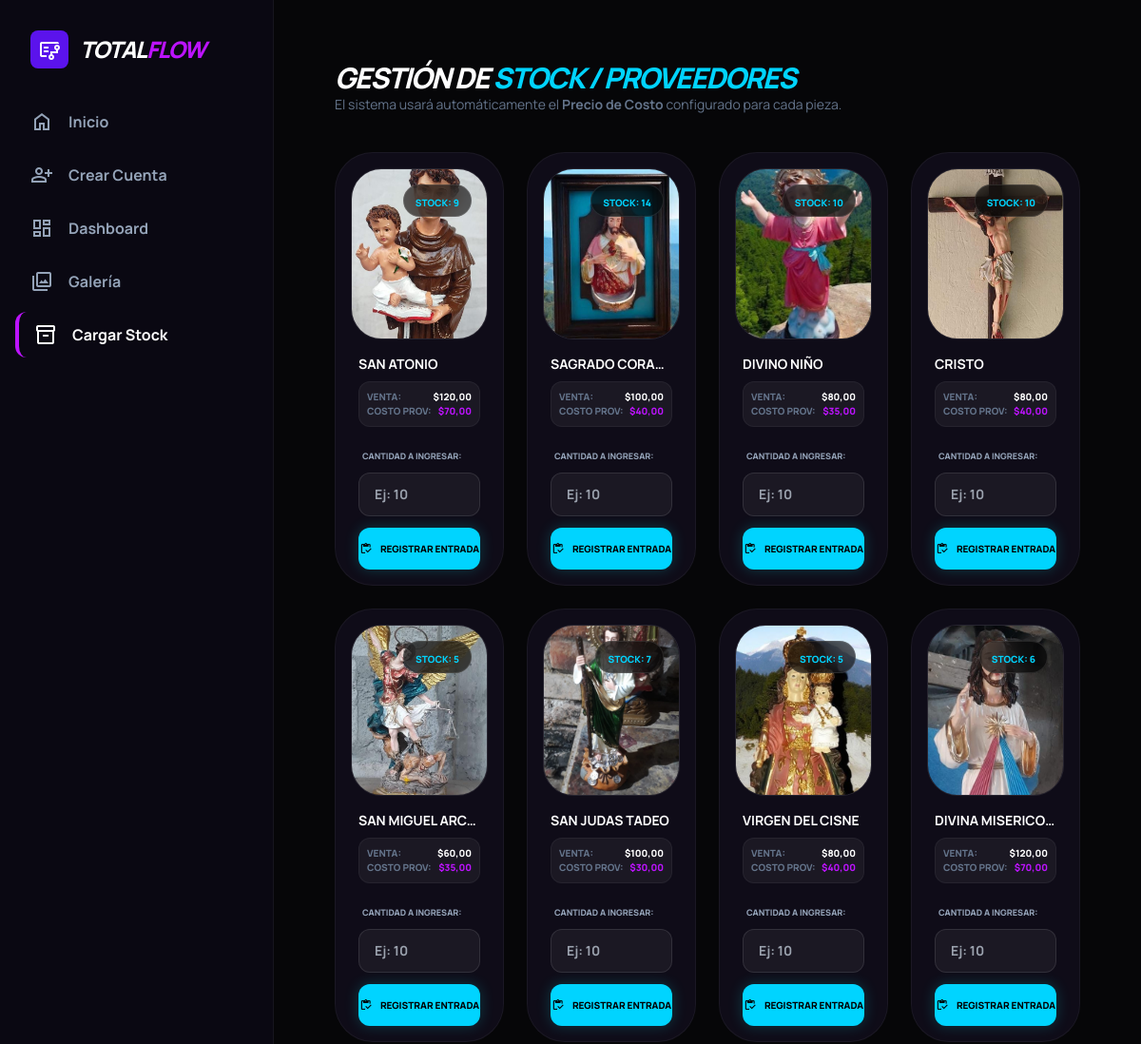
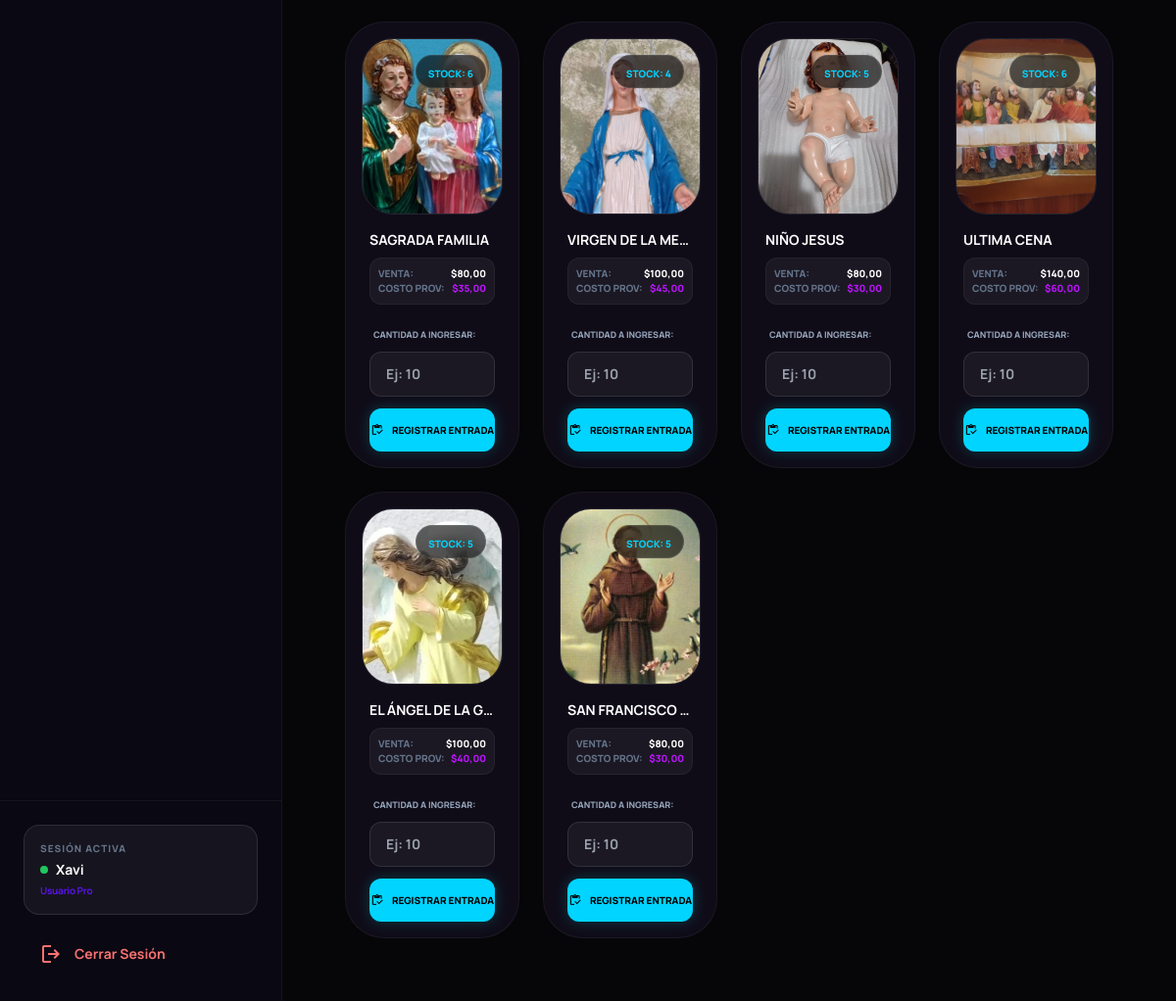
The page /inventario/cargar/ (signed in) on the database its author committed (2 pictures, top to bottom).
### core/models.py (models this page shows, shortened)
class Figura(models.Model):
    MATERIALES = [
        ('RESINA', 'Resina'),
        ('VIDRIO', 'Vidrio/Fibra'),
    ]
    nombre = models.CharField(max_length=100)
    medida = models.CharField(max_length=50, help_text="Ej: 40cm")
    material = models.CharField(max_length=20, choices=MATERIALES, default='RESINA')
    precio = models.DecimalField(max_digits=10, decimal_places=2, verbose_name="Precio de Venta (Cliente)")
    precio_costo = models.DecimalField(max_digits=10, decimal_places=2, default=0.00, verbose_name="Precio de Costo (Proveedor)")
    stock = models.IntegerField(default=0)
    descripcion = models.TextField(max_length=500, default="Artesanía Sacra - Calidad Premium", blank=True, null=True)
    imagen = models.ImageField(upload_to='figuras/', blank=True, null=True, help_text="Sube la foto de la figura")

### core/views.py (the view)
# urls.py: path('inventario/cargar/', views.gestion_stock, name='gestion_stock'),
@login_required
def gestion_stock(request):
    figuras = Figura.objects.all()
    return render(request, 'core/cargar_stock.html', {'figuras': figuras})

### core/context_processors.py (called while the page is built)
def carrito_count(request):
    if request.user.is_authenticated:
        total = Carrito.objects.filter(usuario=request.user).count()
        return {'conteo_global': total}
    return {'conteo_global': 0}

### core/templates/core/cargar_stock.html (shortened to what this page needs)
{% extends 'base/base.html' %}
{% block principal %}
<main class="flex-1 p-4 md:p-8">
    <div class="mb-10">
        <h2 class="text-white text-3xl font-black uppercase italic tracking-tighter">
            Gestión de <span class="text-neon-blue">Stock / Proveedores</span>
        </h2>
        <p class="text-slate-500 text-sm">El sistema usará automáticamente el <b>Precio de Costo</b> configurado para cada pieza.</p>
    </div>
    <div class="grid grid-cols-1 sm:grid-cols-2 lg:grid-cols-4 gap-6">
        {% for figura in figuras %}
        <div class="bg-card-dark border border-white/5 rounded-[2.5rem] p-4 group hover:border-neon-blue/40 transition-all duration-300">
            <div class="relative aspect-[4/5] rounded-[2rem] overflow-hidden mb-4 border border-white/10">
                {% if figura.imagen %}
                    <img src="{{ figura.imagen.url }}" class="w-full h-full object-cover group-hover:scale-110 transition-transform duration-500">
                {% endif %}
                <div class="absolute top-4 right-4 bg-black/60 backdrop-blur-md px-3 py-1 rounded-full border border-white/10">
                    <span class="text-[10px] font-black text-neon-blue uppercase">Stock: {{ figura.stock }}</span>
                </div>
            </div>
            <div class="px-2">
                <h4 class="text-white font-bold uppercase text-sm mb-1 truncate">{{ figura.nombre }}</h4>
                <div class="bg-white/5 p-2 rounded-xl border border-white/5 mb-4 mt-2">
                    <div class="flex justify-between text-[10px] uppercase font-black">
                        <span class="text-slate-500">Venta:</span>
                        <span class="text-white">${{ figura.precio }}</span>
                    </div>
                    <div class="flex justify-between text-[10px] uppercase font-black">
                        <span class="text-slate-500">Costo Prov:</span>
                        <span class="text-neon-purple">${{ figura.precio_costo }}</span>
                    </div>
                </div>
                <form action="{% url 'actualizar_stock' figura.id %}" method="POST" class="space-y-3">
                    <div class="space-y-2">
                        <label class="text-[9px] text-slate-400 font-black uppercase ml-1">Cantidad a ingresar:</label>
                        <input type="number" name="cantidad" placeholder="Ej: 10" required min="1"
                               class="w-full bg-white/5 border border-white/10 rounded-xl px-4 py-3 text-white text-sm font-bold focus:ring-1 focus:ring-neon-blue outline-none transition-all">
                    </div>
                    <button type="submit" class="w-full bg-neon-blue hover:bg-white text-black font-black py-3 rounded-xl transition-all active:scale-95 flex items-center justify-center gap-2 shadow-[0_0_15px_rgba(0,243,255,0.2)]">
                        <span class="material-symbols-outlined text-sm">inventory</span>
                        <span class="text-[10px] uppercase">Registrar Entrada</span>
                    </button>
                </form>
            </div>
        </div>
        {% empty %}
        <div class="col-span-full py-20 text-center">
            <p class="text-slate-500 italic">No hay figuras registradas en la galería.</p>
        </div>
        {% endfor %}
    </div>
</main>
{% endblock %}

### core/templates/base/header_private.html (shortened to what this page needs)
<aside class="w-72 bg-sidebar-dark border-r border-white/5 flex flex-col shrink-0 h-screen">
    <div class="p-8 flex items-center gap-3">
        <div class="size-10 bg-primary rounded-lg flex items-center justify-center neon-glow-purple">
            <span class="material-symbols-outlined text-white">flowsheet</span>
        </div>
        <span class="font-extrabold text-2xl tracking-tighter uppercase italic">
            Total<span class="text-neon-purple">Flow</span>
        </span>
    </div>
    <nav class="flex-1 px-4 space-y-2">
        <a href="{% url 'landing' %}" class="flex items-center gap-4 px-4 py-3 rounded-xl {% if request.resolver_match.url_name == 'landing' %}bg-primary/20 text-white border-l-4 border-neon-purple{% else %}text-slate-400 hover:text-white hover:bg-white/5{% endif %} transition-all">
            <span class="material-symbols-outlined">home</span>
            <span class="font-bold">Inicio</span>
        </a>
        <a href="{% url 'register' %}" class="flex items-center gap-4 px-4 py-3 rounded-xl {% if request.resolver_match.url_name == 'register' %}bg-primary/20 text-white border-l-4 border-neon-purple{% else %}text-slate-400 hover:text-white hover:bg-white/5{% endif %} transition-all">
            <span class="material-symbols-outlined">person_add</span>
            <span class="font-bold">Crear Cuenta</span>
        </a>
        <a href="{% url 'dashboard' %}" class="flex items-center gap-4 px-4 py-3 rounded-xl {% if request.resolver_match.url_name == 'dashboard' %}bg-primary/20 text-white border-l-4 border-neon-purple{% else %}text-slate-400 hover:text-white hover:bg-white/5{% endif %} transition-all">
            <span class="material-symbols-outlined">dashboard</span>
            <span class="font-bold">Dashboard</span>
        </a>
        <a href="{% url 'cursos' %}" class="flex items-center justify-between px-4 py-3 rounded-xl {% if request.resolver_match.url_name == 'cursos' %}bg-primary/20 text-white border-l-4 border-neon-purple{% else %}text-slate-400 hover:text-white hover:bg-white/5{% endif %} transition-all group">
            <div class="flex items-center gap-4">
                <span class="material-symbols-outlined">collections</span>
                <span class="font-bold">Galería</span>
            </div>
        </a>
        <a href="{% url 'gestion_stock' %}" class="flex items-center gap-4 px-4 py-3 rounded-xl {% if request.resolver_match.url_name == 'gestion_stock' %}bg-primary/20 text-white border-l-4 border-neon-purple{% else %}text-slate-400 hover:text-white hover:bg-white/5{% endif %} transition-all group">
            <span class="material-symbols-outlined group-hover:text-neon-blue transition-colors">inventory_2</span>
            <span class="font-bold">Cargar Stock</span>
        </a>
    </nav>
    <div class="p-6 border-t border-white/5 mt-auto">
        {% if user.is_authenticated %}
            <div class="bg-white/5 p-4 rounded-2xl border border-white/10 mb-4">
                <p class="text-[10px] text-slate-500 uppercase font-black tracking-widest mb-1">Sesión activa</p>
                <div class="flex items-center gap-2">
                    <div class="size-2 bg-green-500 rounded-full animate-pulse"></div>
                    <p class="font-bold text-sm text-white">{{ user.username }}</p>
                </div>
                <p class="text-[10px] text-primary font-bold mt-1 tracking-tight">Usuario Pro</p>
            </div>
            <a href="{% url 'logout' %}" class="flex items-center gap-3 px-4 py-3 text-red-400 hover:bg-red-500/10 rounded-xl transition-all group">
                <span class="material-symbols-outlined group-hover:rotate-180 transition-transform">logout</span>
                <span class="font-bold text-sm">Cerrar Sesión</span>
            </a>
        {% else %}
            <a href="{% url 'login' %}" class="flex items-center gap-3 px-4 py-3 text-neon-blue hover:bg-neon-blue/10 rounded-xl transition-all">
                <span class="material-symbols-outlined">login</span>
                <span class="font-bold text-sm">Iniciar Sesión</span>
            </a>
        {% endif %}
    </div>
</aside>

### core/templates/base/base.html (style rules this page uses)
body { @apply transition-all duration-500; background-color: var(--bg-dark); color: var(--text-main); }

### rows shown on the page
Figura: imagen (picture), stock "9", nombre "SAN ATONIO", precio "120,00", precio_costo "70,00"
Figura: imagen (picture), stock "14", nombre "SAGRADO CORA…", precio "100,00", precio_costo "40,00"
Figura: imagen (picture), stock "10", nombre "DIVINO NIÑO", precio "80,00", precio_costo "35,00"
Figura: imagen (picture), stock "10", nombre "CRISTO", precio "80,00", precio_costo "40,00"
Figura: imagen (picture), stock "5", nombre "SAN MIGUEL ARC…", precio "60,00", precio_costo "35,00"
Figura: imagen (picture), stock "7", nombre "SAN JUDAS TADEO", precio "100,00", precio_costo "30,00"
Figura: imagen (picture), stock "5", nombre "VIRGEN DEL CISNE", precio "80,00", precio_costo "40,00"
Figura: imagen (picture), stock "6", nombre "DIVINA MISERICO…", precio "120,00", precio_costo "70,00"
Figura: imagen (picture), stock "6", nombre "SAGRADA FAMILIA", precio "80,00", precio_costo "35,00"
Figura: imagen (picture), stock "4", nombre "VIRGEN DE LA ME…", precio "100,00", precio_costo "45,00"
Figura: imagen (picture), stock "5", nombre "NIÑO JESUS", precio "80,00", precio_costo "30,00"
Figura: imagen (picture), stock "6", nombre "ULTIMA CENA", precio "140,00", precio_costo "60,00"
Figura: imagen (picture), stock "5", nombre "EL ÁNGEL DE LA G…", precio "100,00", precio_costo "40,00"
Figura: imagen (picture), stock "5", nombre "SAN FRANCISCO…", precio "80,00", precio_costo "30,00"

### other values the page prints
{{ user.username }} "Xavi"
